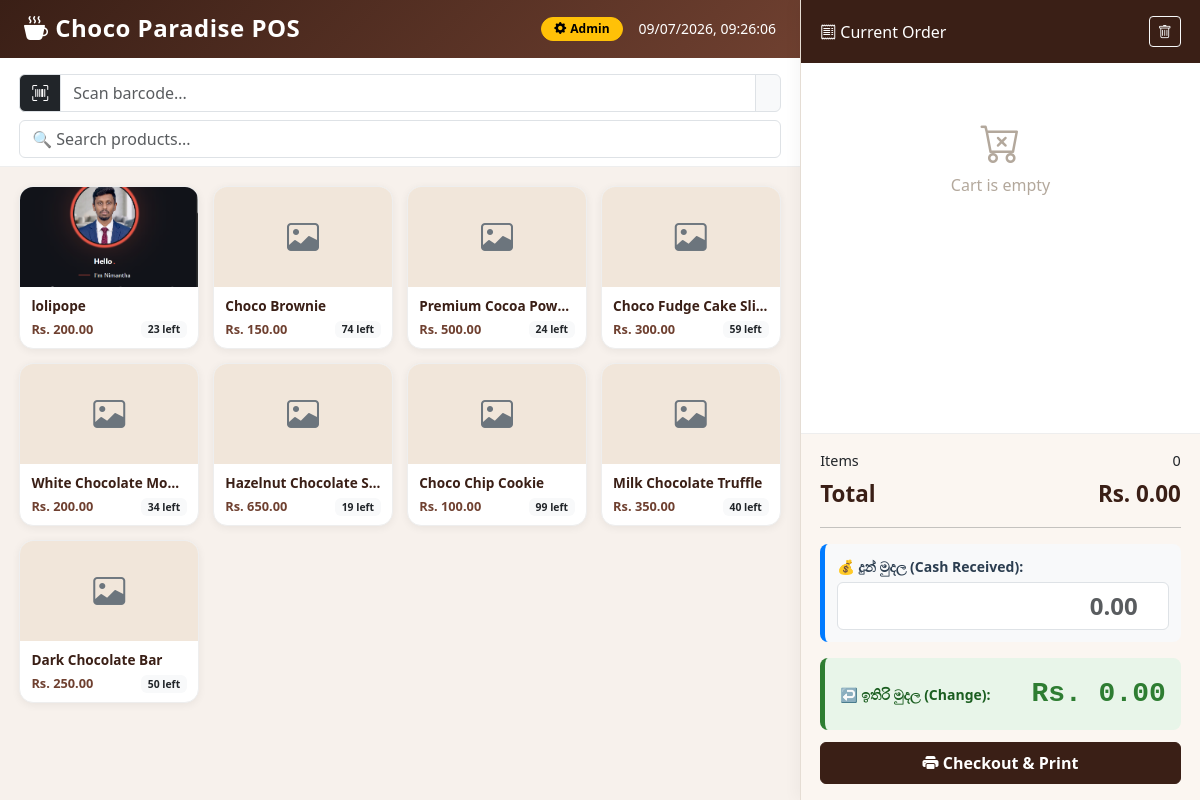
The page / on the database its author committed.
### pos_core/models.py (models this page shows, shortened)
class Product(models.Model):
    name = models.CharField(max_length=150, db_index=True, verbose_name="චොකලට් නම")
    barcode = models.CharField(
        max_length=64,
        unique=True,
        blank=True,
        null=True,
        db_index=True,
        verbose_name="බාර්කෝඩ් එක (Barcode)"
    )
    image = models.ImageField(upload_to='products/', blank=True, null=True, verbose_name="ඡායාරූපය")
    cost_price = models.DecimalField(
        max_digits=10,
        decimal_places=2,
        validators=[MinValueValidator(0)],
        verbose_name="ගත් මිල (රු.)"
    )
    selling_price = models.DecimalField(
        max_digits=10,
        decimal_places=2,
        validators=[MinValueValidator(0)],
        verbose_name="විකුණුම් මිල (රු.)"
    )
    stock = models.PositiveIntegerField(default=0, db_index=True, verbose_name="තොග ප්‍රමාණය")
    is_active = models.BooleanField(default=True, db_index=True, verbose_name="ක්‍රියාකාරී තත්ත්වය")
    created_at = models.DateTimeField(auto_now_add=True, verbose_name="ඇතුළත් කළ දිනය")
    updated_at = models.DateTimeField(auto_now=True, verbose_name="යාවත්කාලීන කළ දිනය")
    class Meta:
        ordering = ['-updated_at', 'name']
        verbose_name = "භාණ්ඩය"
        verbose_name_plural = "චොකලට් / භාණ්ඩ"
        indexes = [
            models.Index(fields=['is_active', 'stock']),
            models.Index(fields=['barcode']),
        ]

### pos_core/views.py (the view)
# urls.py: path('', pos_views.pos_page, name='pos_page'),
def pos_page(request):
    products = Product.objects.filter(is_active=True, stock__gt=0).select_related()
    return render(request, 'pos_page.html', {'products': products})

### pos_core/templates/pos_page.html (shortened to what this page needs)
<!DOCTYPE html>
{% load static %}
<html lang="en">
<head>
<link href="https://cdn.jsdelivr.net/npm/bootstrap@5.3.3/dist/css/bootstrap.min.css" rel="stylesheet">
<link rel="stylesheet" href="https://cdn.jsdelivr.net/npm/bootstrap-icons@1.11.3/font/bootstrap-icons.css">
</head>
<body>
<div class="app-shell">
  <div class="main-col">
    <div class="topbar d-flex justify-content-between align-items-center">
      <h4 class="mb-0"><i class="bi bi-cup-hot-fill"></i> Choco Paradise POS</h4>
      <div class="d-flex align-items-center gap-3">
        <a href="/admin/" target="_blank" class="btn btn-warning" style="font-weight: bold; border-radius: 20px; padding: 2px 12px; font-size: 12px; display: inline-flex; align-items: center; text-decoration: none;">
          <i class="bi bi-gear-fill" style="margin-right: 4px;"></i> Admin
        </a>
        <span id="clock" class="small"></span>
      </div>
    </div>
    <div class="search-wrap">
      <div class="input-group mb-2">
        <span class="input-group-text bg-dark text-white"><i class="bi bi-upc-scan"></i></span>
        <input type="text" id="barcodeInput" class="form-control" placeholder="Scan barcode..." autocomplete="off" autofocus>
        <span class="input-group-text" id="scanStatus"></span>
      </div>
      <input type="text" id="searchInput" class="form-control mb-2" placeholder="🔍 Search products...">
    </div>
    <div class="product-area">
      <div class="product-grid" id="productGrid">
        {% for p in products %}
        <div class="product-card {% if p.stock <= 0 %}out-of-stock{% endif %}"
             data-id="{{ p.id }}"
             data-name="{{ p.name }}"
             data-price="{{ p.selling_price }}"
             data-stock="{{ p.stock }}"
             data-barcode="{{ p.barcode|default:'' }}">
          <div class="img-wrap">
            {% if p.image %}
              <img src="{{ p.image.url }}" alt="{{ p.name }}">
            {% else %}
              <i class="bi bi-image text-secondary fs-2"></i>
            {% endif %}
          </div>
          <div class="body">
            <div class="pname">{{ p.name }}</div>
            <div class="d-flex justify-content-between align-items-center mt-1">
              <span class="pprice">Rs. {{ p.selling_price }}</span>
              <span class="badge bg-light text-dark stock-badge">{{ p.stock }} left</span>
            </div>
          </div>
        </div>
        {% empty %}
        <p class="text-muted">No products available.</p>
        {% endfor %}
      </div>
    </div>
  </div>
  <div class="sidebar-receipt">
    <div class="receipt-header d-flex justify-content-between align-items-center">
      <div><i class="bi bi-receipt"></i> Current Order</div>
      <button class="btn btn-sm btn-outline-light" id="clearCartBtn"><i class="bi bi-trash"></i></button>
    </div>
    <div class="cart-items" id="cartItems">
    </div>
    <div class="totals-box">
      <div class="row-line"><span>Items</span><span id="itemCount">0</span></div>
      <div class="row-line grand-total"><span>Total</span><span>Rs. <span id="totalAmount">0.00</span></span></div>
      <hr>
      <div class="form-group mb-3" style="background: #f8f9fa; padding: 12px; border-radius: 8px; border-left: 5px solid #007bff;">
        <label style="font-size: 14px; font-weight: bold; color: #2c3e50; display: block; margin-bottom: 5px;">
          💰 දුන් මුදල (Cash Received):
        </label>
        <input type="number" id="cashReceived" class="form-control" style="font-size: 24px; font-weight: bold; color: #007bff; text-align: right; padding: 5px 15px;" placeholder="0.00">
      </div>
      <div class="balance-amount-box" style="background: #e8f5e9; padding: 15px; border-radius: 8px; border-left: 5px solid #2e7d32; margin-top: 15px; display: flex; justify-content: space-between; align-items: center;">
        <span style="font-size: 14px; font-weight: bold; color: #1b5e20;">
          ↩️ ඉතිරි මුදල (Change):
        </span>
        <span id="changeAmount" style="font-size: 28px; font-weight: 900; color: #2e7d32; font-family: monospace;">
        </span>
      </div>
      <button class="btn btn-choco w-100 mt-2 py-2" id="checkoutBtn">
        <i class="bi bi-printer-fill"></i> Checkout & Print
      </button>
    </div>
  </div>
</div>
</body>
</html>

### pos_core/templates/pos_page.html (style rules this page uses)
:root { --choc-dark:#3a1f16; --choc-mid:#6f4030; --choc-accent:#d98e4a; --choc-bg:#f7f1ec; }
body { background:var(--choc-bg); font-family:'Segoe UI',sans-serif; }
.app-shell { display:flex; height:100vh; overflow:hidden; }
.topbar { background:linear-gradient(135deg,var(--choc-dark),var(--choc-mid)); color:#fff; padding:.9rem 1.5rem; }
.topbar h4 { margin:0; font-weight:700; letter-spacing:.5px; }
.main-col { flex:1; display:flex; flex-direction:column; overflow:hidden; }
.product-area { flex:1; overflow-y:auto; padding:1.2rem; }
.search-wrap { padding:1rem 1.2rem 0; background:#fff; border-bottom:1px solid #eee; }
.product-grid { display:grid; grid-template-columns:repeat(auto-fill,minmax(150px,1fr)); gap:14px; }
.product-card { background:#fff; border-radius:14px; overflow:hidden; cursor:pointer; box-shadow:0 2px 8px rgba(0,0,0,.06); transition:.15s transform, .15s box-shadow; border:1px solid #eee; }
.product-card .img-wrap { height:100px; background:#f1e6da; display:flex; align-items:center; justify-content:center; overflow:hidden; }
.product-card img { width:100%; height:100%; object-fit:cover; }
.product-card .body { padding:.55rem .7rem; }
.product-card .pname { font-size:.85rem; font-weight:600; color:var(--choc-dark); white-space:nowrap; overflow:hidden; text-overflow:ellipsis; }
.product-card .pprice { font-size:.8rem; color:var(--choc-mid); font-weight:700; }
.product-card .stock-badge { font-size:.65rem; }
.sidebar-receipt { width:400px; min-width:400px; background:#fff; display:flex; flex-direction:column; border-left:1px solid #e5ddd4; box-shadow:-4px 0 14px rgba(0,0,0,.04); }
.receipt-header { background:var(--choc-dark); color:#fff; padding:1rem 1.2rem; }
.cart-items { flex:1; overflow-y:auto; padding:.6rem 1rem; }
.totals-box { background:#fbf6f1; border-top:1px solid #eee; padding:1rem 1.2rem; }
.totals-box .row-line { display:flex; justify-content:space-between; font-size:.9rem; margin-bottom:.35rem; }
.totals-box .grand-total { font-size:1.4rem; font-weight:800; color:var(--choc-dark); }
.btn-choco { background:var(--choc-dark); border-color:var(--choc-dark); color:#fff; font-weight:700; }

### rows shown on the page
Product: image (picture), name "lolipope", selling_price "200.00", stock "23"
Product: name "Choco Brownie", selling_price "150.00", stock "74"
Product: name "Premium Cocoa Pow…", selling_price "500.00", stock "24"
Product: name "Choco Fudge Cake Sli…", selling_price "300.00", stock "59"
Product: name "White Chocolate Mo…", selling_price "200.00", stock "34"
Product: name "Hazelnut Chocolate S…", selling_price "650.00", stock "19"
Product: name "Choco Chip Cookie", selling_price "100.00", stock "99"
Product: name "Milk Chocolate Truffle", selling_price "350.00", stock "40"
Product: name "Dark Chocolate Bar", selling_price "250.00", stock "50"
